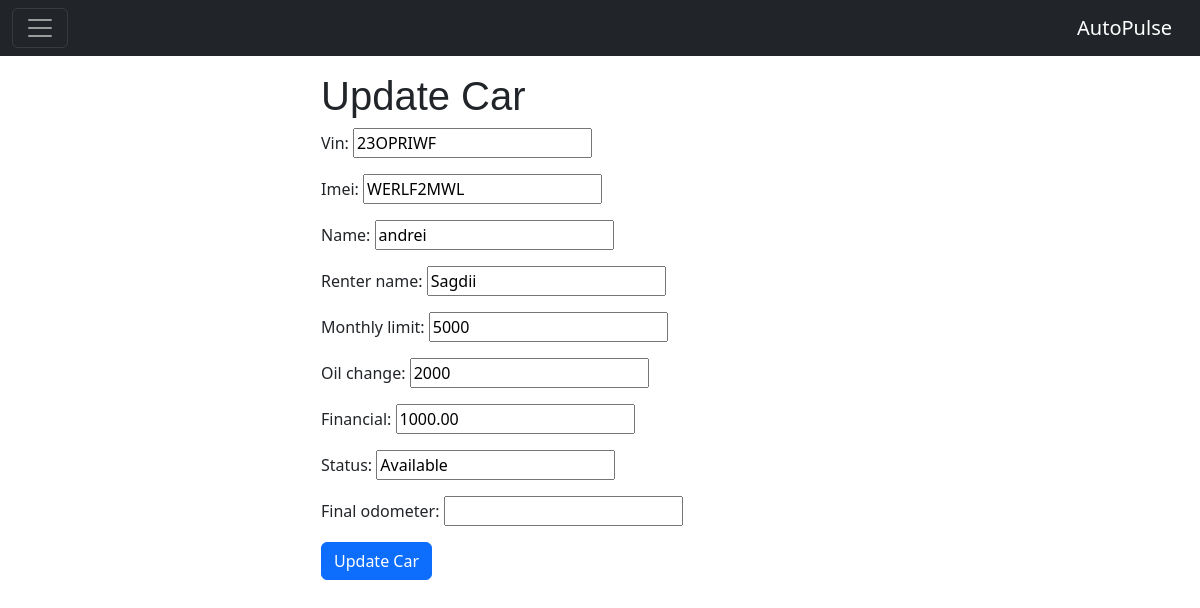
The app's page /update_car/19 (signed in), older data.
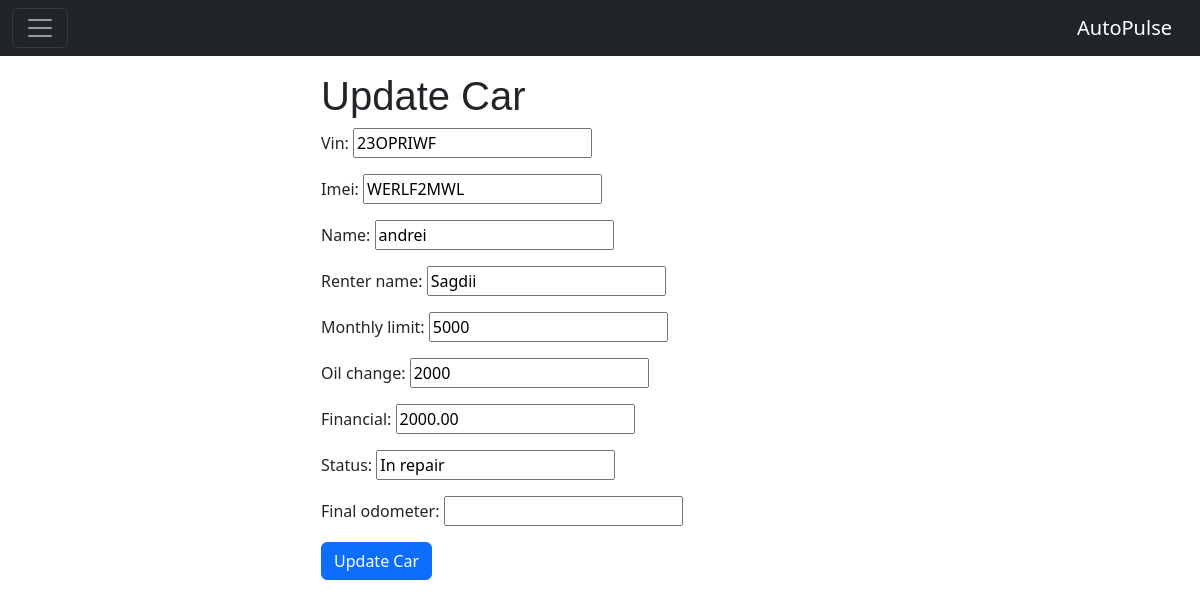
The same page, newer data.
### autopulse_app/models.py (models this page shows, shortened)
class Car(models.Model):
    user = models.ForeignKey(User, on_delete=models.CASCADE)
    vin = models.CharField(max_length=100)
    imei = models.CharField(max_length=100)
    name = models.CharField(max_length=100)
    renter_name = models.CharField(max_length=100, blank=True, null=True)
    monthly_limit = models.IntegerField()
    oil_change = models.IntegerField()
    financial = models.DecimalField(max_digits=10, decimal_places=2)
    status = models.CharField(max_length=100)
    final_odometer = models.IntegerField(blank=True, null=True)

### autopulse_app/views.py (the view)
# urls.py: path("update_car/<int:pk>", views.update_car, name="update_car"),
def update_car(request, pk):
    car = get_object_or_404(Car, pk=pk, user=request.user)
    if request.method == "POST":
        form = UpdateCarForm(request.POST, request.FILES, instance=car)
        if form.is_valid():
            form.save()
            images = request.FILES.getlist("car_images")
            if images:
                car.images.all().delete()  # Optionally, clear existing images
                for image in images:
                    CarImage.objects.create(car=car, image=image)
            messages.success(request, "Car updated successfully.")
            return redirect("home")
        else:
            messages.error(
                request, "There was an error updating the car. Please try again."
            )
    else:
        form = UpdateCarForm(instance=car)
    return render(request, "update_car.html", {"form": form, "car": car})

### autopulse_app/forms.py
class UpdateCarForm(forms.ModelForm):
    class Meta:
        model = Car
        fields = [
            "vin",
            "imei",
            "name",
            "renter_name",
            "monthly_limit",
            "oil_change",
            "financial",
            "status",
            "final_odometer",
        ]

### autopulse_app/templates/update_car.html (shortened to what this page needs)
{% extends 'base.html' %}
{% block content %}
    <div class="col-md-6 offset-md-3">
        <h1>Update Car</h1>
        <form method="POST">
            {{ form.as_p }}
            <button type="submit" class="btn btn-primary">Update Car</button>
        </form>
    </div>
{% endblock %}

Row changes from the older to the newer data that the page shows:
changed Car "23OPRIWF": financial "1000.00" → "2000.00"; status "Available" → "In repair"
